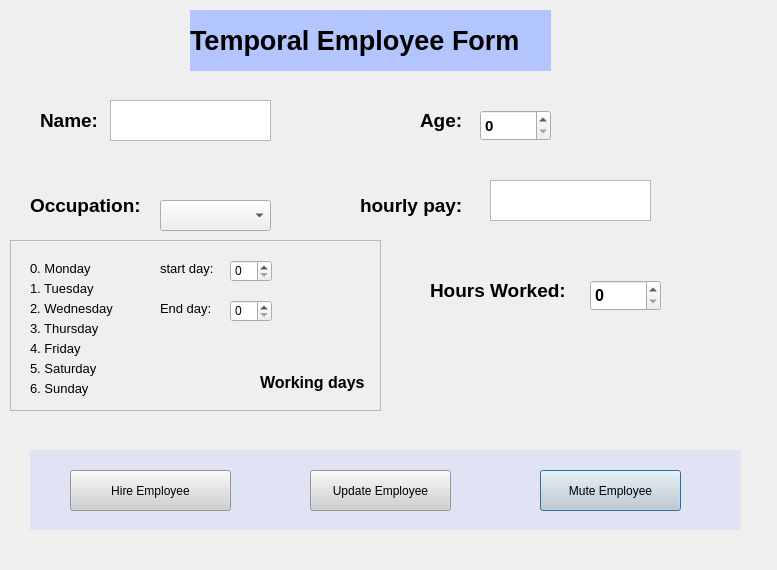
<?xml version="1.0" encoding="UTF-8"?>
<ui version="4.0">
 <class>Dialog</class>
 <widget class="QDialog" name="Dialog">
  <property name="geometry">
   <rect>
    <x>0</x>
    <y>0</y>
    <width>777</width>
    <height>570</height>
   </rect>
  </property>
  <property name="windowTitle">
   <string>Dialog</string>
  </property>
  <widget class="QLabel" name="label">
   <property name="geometry">
    <rect>
     <x>190</x>
     <y>10</y>
     <width>361</width>
     <height>61</height>
    </rect>
   </property>
   <property name="font">
    <font>
     <pointsize>20</pointsize>
     <weight>75</weight>
     <bold>true</bold>
    </font>
   </property>
   <property name="styleSheet">
    <string notr="true">background-color: rgb(179, 197, 255);</string>
   </property>
   <property name="text">
    <string>Temporal Employee Form</string>
   </property>
  </widget>
  <widget class="QLabel" name="label_2">
   <property name="geometry">
    <rect>
     <x>40</x>
     <y>110</y>
     <width>71</width>
     <height>21</height>
    </rect>
   </property>
   <property name="font">
    <font>
     <pointsize>14</pointsize>
     <weight>75</weight>
     <bold>true</bold>
    </font>
   </property>
   <property name="text">
    <string>Name:</string>
   </property>
  </widget>
  <widget class="QTextEdit" name="Name">
   <property name="geometry">
    <rect>
     <x>110</x>
     <y>100</y>
     <width>161</width>
     <height>41</height>
    </rect>
   </property>
   <property name="font">
    <font>
     <pointsize>14</pointsize>
     <weight>75</weight>
     <bold>true</bold>
    </font>
   </property>
  </widget>
  <widget class="QLabel" name="label_3">
   <property name="geometry">
    <rect>
     <x>420</x>
     <y>110</y>
     <width>71</width>
     <height>21</height>
    </rect>
   </property>
   <property name="font">
    <font>
     <pointsize>14</pointsize>
     <weight>75</weight>
     <bold>true</bold>
    </font>
   </property>
   <property name="text">
    <string>Age:</string>
   </property>
  </widget>
  <widget class="QFrame" name="frame">
   <property name="geometry">
    <rect>
     <x>10</x>
     <y>240</y>
     <width>371</width>
     <height>171</height>
    </rect>
   </property>
   <property name="frameShape">
    <enum>QFrame::StyledPanel</enum>
   </property>
   <property name="frameShadow">
    <enum>QFrame::Raised</enum>
   </property>
   <widget class="QLabel" name="label_4">
    <property name="geometry">
     <rect>
      <x>20</x>
      <y>20</y>
      <width>71</width>
      <height>16</height>
     </rect>
    </property>
    <property name="font">
     <font>
      <pointsize>10</pointsize>
     </font>
    </property>
    <property name="text">
     <string>0. Monday</string>
    </property>
   </widget>
   <widget class="QLabel" name="label_5">
    <property name="geometry">
     <rect>
      <x>20</x>
      <y>40</y>
      <width>71</width>
      <height>16</height>
     </rect>
    </property>
    <property name="font">
     <font>
      <pointsize>10</pointsize>
     </font>
    </property>
    <property name="text">
     <string>1. Tuesday</string>
    </property>
   </widget>
   <widget class="QLabel" name="label_6">
    <property name="geometry">
     <rect>
      <x>20</x>
      <y>60</y>
      <width>91</width>
      <height>16</height>
     </rect>
    </property>
    <property name="font">
     <font>
      <pointsize>10</pointsize>
     </font>
    </property>
    <property name="text">
     <string>2. Wednesday</string>
    </property>
   </widget>
   <widget class="QLabel" name="label_7">
    <property name="geometry">
     <rect>
      <x>20</x>
      <y>80</y>
      <width>71</width>
      <height>16</height>
     </rect>
    </property>
    <property name="font">
     <font>
      <pointsize>10</pointsize>
     </font>
    </property>
    <property name="text">
     <string>3. Thursday</string>
    </property>
   </widget>
   <widget class="QLabel" name="label_8">
    <property name="geometry">
     <rect>
      <x>20</x>
      <y>100</y>
      <width>71</width>
      <height>16</height>
     </rect>
    </property>
    <property name="font">
     <font>
      <pointsize>10</pointsize>
     </font>
    </property>
    <property name="text">
     <string>4. Friday</string>
    </property>
   </widget>
   <widget class="QLabel" name="label_9">
    <property name="geometry">
     <rect>
      <x>20</x>
      <y>120</y>
      <width>71</width>
      <height>16</height>
     </rect>
    </property>
    <property name="font">
     <font>
      <pointsize>10</pointsize>
     </font>
    </property>
    <property name="text">
     <string>5. Saturday</string>
    </property>
   </widget>
   <widget class="QLabel" name="label_10">
    <property name="geometry">
     <rect>
      <x>20</x>
      <y>140</y>
      <width>71</width>
      <height>16</height>
     </rect>
    </property>
    <property name="font">
     <font>
      <pointsize>10</pointsize>
     </font>
    </property>
    <property name="text">
     <string>6. Sunday</string>
    </property>
   </widget>
   <widget class="QSpinBox" name="startDay">
    <property name="geometry">
     <rect>
      <x>220</x>
      <y>20</y>
      <width>42</width>
      <height>22</height>
     </rect>
    </property>
    <property name="font">
     <font>
      <pointsize>9</pointsize>
     </font>
    </property>
   </widget>
   <widget class="QSpinBox" name="endDay">
    <property name="geometry">
     <rect>
      <x>220</x>
      <y>60</y>
      <width>42</width>
      <height>22</height>
     </rect>
    </property>
    <property name="font">
     <font>
      <pointsize>9</pointsize>
     </font>
    </property>
   </widget>
   <widget class="QLabel" name="label_11">
    <property name="geometry">
     <rect>
      <x>150</x>
      <y>20</y>
      <width>61</width>
      <height>16</height>
     </rect>
    </property>
    <property name="font">
     <font>
      <pointsize>10</pointsize>
     </font>
    </property>
    <property name="text">
     <string>start day:</string>
    </property>
   </widget>
   <widget class="QLabel" name="label_12">
    <property name="geometry">
     <rect>
      <x>150</x>
      <y>60</y>
      <width>61</width>
      <height>16</height>
     </rect>
    </property>
    <property name="font">
     <font>
      <pointsize>10</pointsize>
     </font>
    </property>
    <property name="text">
     <string>End day:</string>
    </property>
   </widget>
   <widget class="QLabel" name="label_13">
    <property name="geometry">
     <rect>
      <x>250</x>
      <y>132</y>
      <width>111</width>
      <height>21</height>
     </rect>
    </property>
    <property name="font">
     <font>
      <pointsize>12</pointsize>
      <weight>75</weight>
      <bold>true</bold>
     </font>
    </property>
    <property name="text">
     <string>Working days</string>
    </property>
   </widget>
  </widget>
  <widget class="QLabel" name="label_14">
   <property name="geometry">
    <rect>
     <x>30</x>
     <y>190</y>
     <width>121</width>
     <height>31</height>
    </rect>
   </property>
   <property name="font">
    <font>
     <pointsize>14</pointsize>
     <weight>75</weight>
     <bold>true</bold>
    </font>
   </property>
   <property name="text">
    <string>Occupation:</string>
   </property>
  </widget>
  <widget class="QLabel" name="label_15">
   <property name="geometry">
    <rect>
     <x>360</x>
     <y>190</y>
     <width>121</width>
     <height>31</height>
    </rect>
   </property>
   <property name="font">
    <font>
     <pointsize>14</pointsize>
     <weight>75</weight>
     <bold>true</bold>
    </font>
   </property>
   <property name="text">
    <string>hourly pay:</string>
   </property>
  </widget>
  <widget class="QTextEdit" name="HourlyPay">
   <property name="geometry">
    <rect>
     <x>490</x>
     <y>180</y>
     <width>161</width>
     <height>41</height>
    </rect>
   </property>
   <property name="font">
    <font>
     <pointsize>14</pointsize>
     <weight>75</weight>
     <bold>true</bold>
    </font>
   </property>
  </widget>
  <widget class="QLabel" name="label_16">
   <property name="geometry">
    <rect>
     <x>430</x>
     <y>280</y>
     <width>151</width>
     <height>21</height>
    </rect>
   </property>
   <property name="font">
    <font>
     <pointsize>14</pointsize>
     <weight>75</weight>
     <bold>true</bold>
    </font>
   </property>
   <property name="text">
    <string>Hours Worked:</string>
   </property>
  </widget>
  <widget class="QSpinBox" name="Hours_worked">
   <property name="geometry">
    <rect>
     <x>590</x>
     <y>280</y>
     <width>71</width>
     <height>31</height>
    </rect>
   </property>
   <property name="font">
    <font>
     <pointsize>12</pointsize>
     <weight>75</weight>
     <bold>true</bold>
    </font>
   </property>
  </widget>
  <widget class="QComboBox" name="comboBox">
   <property name="geometry">
    <rect>
     <x>160</x>
     <y>200</y>
     <width>111</width>
     <height>31</height>
    </rect>
   </property>
   <property name="font">
    <font>
     <pointsize>12</pointsize>
    </font>
   </property>
  </widget>
  <widget class="QSpinBox" name="Age">
   <property name="geometry">
    <rect>
     <x>480</x>
     <y>110</y>
     <width>71</width>
     <height>31</height>
    </rect>
   </property>
   <property name="font">
    <font>
     <pointsize>11</pointsize>
     <weight>75</weight>
     <bold>true</bold>
    </font>
   </property>
  </widget>
  <widget class="QWidget" name="widget" native="true">
   <property name="geometry">
    <rect>
     <x>30</x>
     <y>450</y>
     <width>711</width>
     <height>80</height>
    </rect>
   </property>
   <property name="styleSheet">
    <string notr="true">background-color: rgb(224, 227, 244);</string>
   </property>
   <widget class="QPushButton" name="MuteEmployee">
    <property name="geometry">
     <rect>
      <x>510</x>
      <y>20</y>
      <width>141</width>
      <height>41</height>
     </rect>
    </property>
    <property name="styleSheet">
     <string notr="true">background-color: rgb(208, 208, 208);</string>
    </property>
    <property name="text">
     <string>Mute Employee</string>
    </property>
   </widget>
   <widget class="QPushButton" name="HireEmployee">
    <property name="geometry">
     <rect>
      <x>40</x>
      <y>20</y>
      <width>161</width>
      <height>41</height>
     </rect>
    </property>
    <property name="styleSheet">
     <string notr="true">background-color: rgb(208, 208, 208);</string>
    </property>
    <property name="text">
     <string>Hire Employee</string>
    </property>
   </widget>
   <widget class="QPushButton" name="UpdateEmployee">
    <property name="geometry">
     <rect>
      <x>280</x>
      <y>20</y>
      <width>141</width>
      <height>41</height>
     </rect>
    </property>
    <property name="styleSheet">
     <string notr="true">background-color: rgb(208, 208, 208);</string>
    </property>
    <property name="text">
     <string>Update Employee</string>
    </property>
   </widget>
  </widget>
 </widget>
 <resources/>
 <connections/>
</ui>
